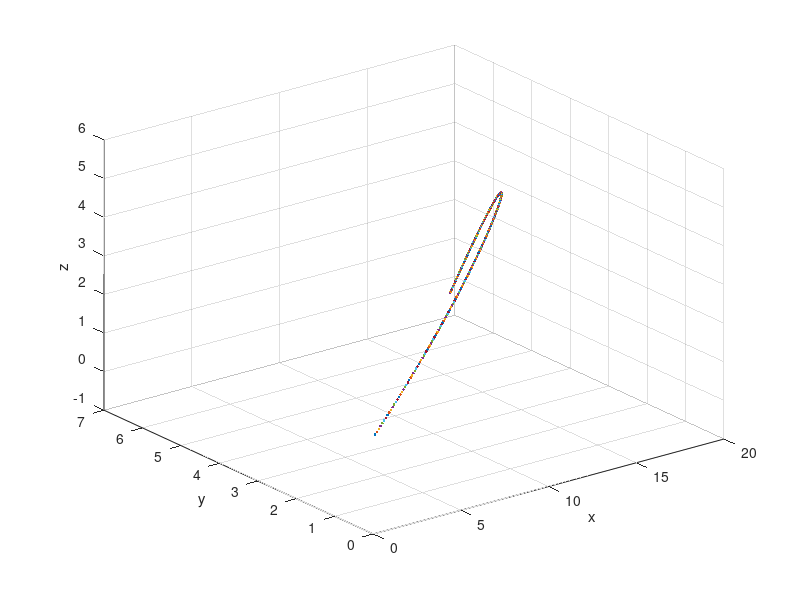

This figure's MATLAB source:
% Kvar att göra: Visa noggrannhetsordning för rk4

v = [0; cosd(30) * 25; 0; 0; 3/2; sind(30) * 25];

a = @(v) 5 + v(5) *0.25;

c = 0.069;

q = @(v) c*sqrt(v(2).^2 + (v(4) - a(v)).^2 + v(6).^2);

derivata = @(t,v) [v(2); -q(v)*v(2); v(4); -q(v)*(v(4) - a(v)); v(6); -(9.81+(q(v)*v(6)))];

t0 = 0;

h = 0.005;

t = 4;

totalReps = (t - t0)/h;

currentReps = 0;

t = t0;

% c = 5;

savedResults = zeros(totalReps, 7);

while currentReps < totalReps
    currentReps = currentReps + 1;
    k1 = derivata(t, v);
    k2 = derivata(t+h, v + h*k1);
    k3 = derivata(t+h, v + h*k2);
    k4 = derivata(t + h, v + h*k3);
    v = v + h*(k1 + 2*k2 + 2*k3 + k4)/6;
    savedResults(currentReps, 1:6) = v;
    savedResults(currentReps, 7) = t;
    t = t+h;

    plot3(v(1), v(3), v(5), ".")
    hold on;
    grid on
    xlabel "x", zlabel "z", ylabel "y"
    
    disp([v(1), v(3), v(5), t])
    if v(5) < 0
        break
    end
end
% x)
% 18.6616
% 18.6565
% 18.6539
% svar: 1.961538461537200
% y)
%6.5040, 6.504009445837267
%6.5047, 6.504651968375382
%6.5050, 6.504973511677284
% abs(h1-h2)/abs(h2-h4) = 2.3333
% abs(h1-h2)/abs(h1-h4) = 


disp(v);